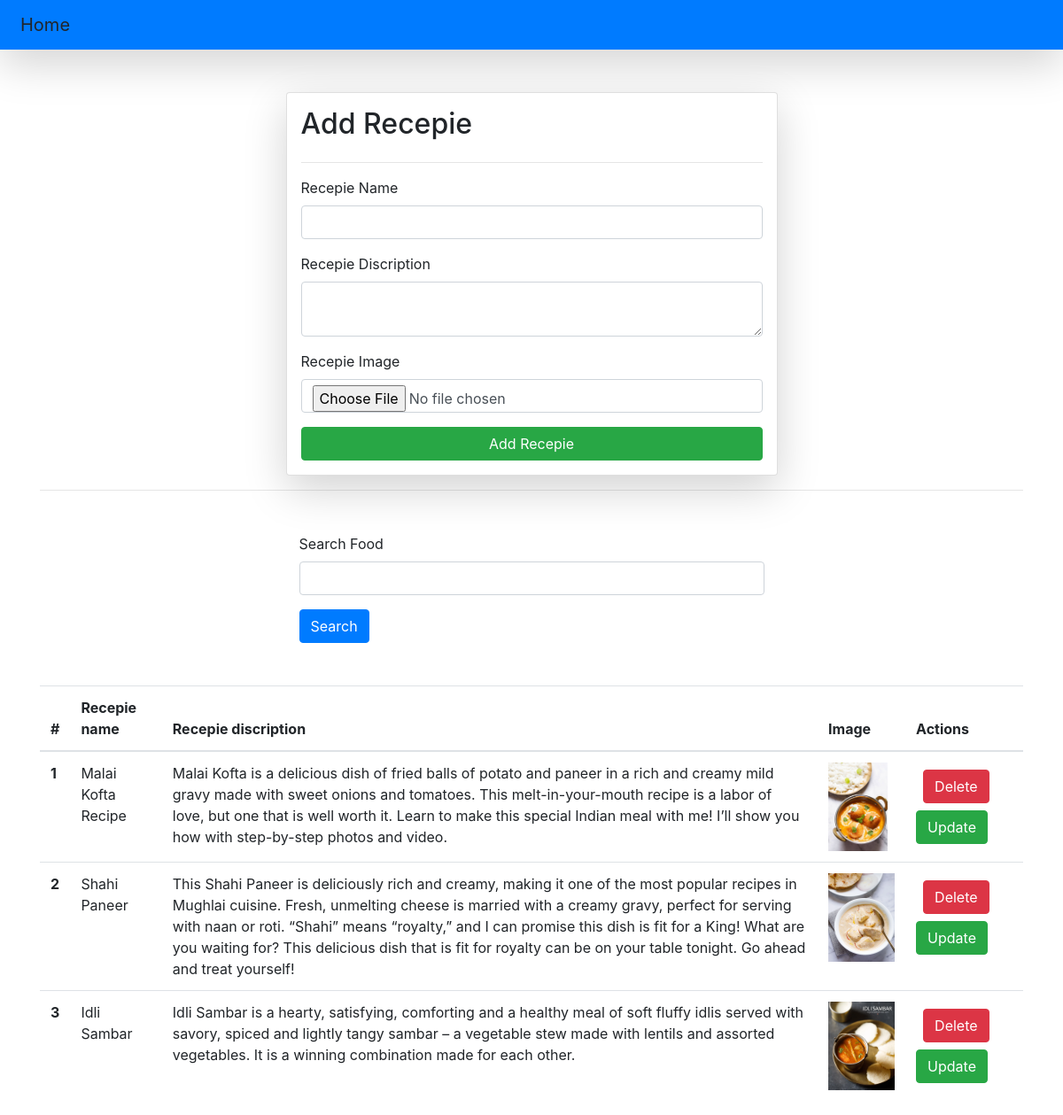
The page /receipes on the database its author committed.
### vege/models.py (models this page shows, shortened)
class Receipe(models.Model):
    user = models.ForeignKey(User,on_delete=models.SET_NULL,null= True,blank=True)
    receipe_name = models.CharField(max_length=100)
    receipe_discription = models.TextField()
    receipe_image = models.ImageField(upload_to="receipe")
    receipe_view_count = models.IntegerField(default=1)

### vege/views.py (the view, shortened to what this page needs)
# urls.py: path('receipes',receipes,name='receipes'),
def receipes(request):
    queryset = Receipe.objects.all()
    if request.GET.get('search'):
        queryset = queryset.filter(receipe_name__icontains = request.GET.get('search'))
    context ={'receipes':queryset}
    return render(request,'receipes.html',context)

### vege/templates/receipes.html (shortened to what this page needs)
{% extends 'base.html' %}
{% block start %}
    <div class="container mt-5">
        <form class="col-6 mx-auto card p-3 shadow-lg" method="POST" enctype="multipart/form-data">
            <h2>Add Recepie</h2>
            <hr>
            <div class="mb-3">
              <label for="exampleInputEmail1">Recepie Name</label>
              <input type="text"  name="receipe_name" required  class="form-control">
            </div>
            <div class="mb-3">
              <label for="exampleInputPassword1">Recepie Discription</label>
              <textarea class="form-control"  required name="receipe_discription"></textarea>
             </div>
             <div class="mb-3">
                <label for="exampleInputPassword1">Recepie Image</label>
                <input type="file" name="receipe_image" required class="form-control">
            </div>
            <button type="submit" class="btn btn-success">Add Recepie</button>
          </form>
          <hr>
          <div class="mt-5">
            <div class="mx-auto col-6">
              <form>
              <div class="mb-3">
                <label for="exampleInputEmail1">Search Food</label>
                <input type="text" name="search"class="form-control">
              </div>
              <button type="submit" class="btn btn-primary">Search</button>
            </form>
            </div>
          </div>
          <table class="table mt-5">
            <thead>
              <tr>
                <th scope="col">#</th>
                <th scope="col">Recepie name</th>
                <th scope="col">Recepie discription</th>
                <th scope="col">Image</th>
                <th scope="col">Actions</th>
              </tr>
            </thead>
            <tbody>
              {% for receipe in receipes  %}
              <tr>
                <th scope="row">{{forloop.counter}}</th>
                <td>{{receipe.receipe_name}}</td>
                <td>{{ receipe.receipe_discription}}</td>
                <td>
                  <img src="/media/{{ receipe.receipe_image}}" style="height:100px"> </td>
                  <td>
                    <a href = "/delete-receipe/{{receipe.id}}/"class="btn btn-danger m-2">Delete</a>
                    <a href = "/update-receipe/{{receipe.id}}/"class="btn btn-success">Update</a>
                  </td>
                </tr>
              {% endfor %}
            </tbody>
          </table>
    </div>
{% endblock  %}

### vege/templates/base.html (shortened to what this page needs)
<!doctype html>
<html lang="en">
  <head>
    <link rel="stylesheet" href="https://cdn.jsdelivr.net/npm/bootstrap@4.3.1/dist/css/bootstrap.min.css">
    <body>
      <nav class="navbar dark p-2 bg-primary shadow-lg">
        <div class="container-fluid">
          <a class="navbar-brand">Home</a>
        </div>
      </nav>
    {% block start %}
    {% endblock  %}
  </body>
</html>

### rows shown on the page
Receipe: receipe_name "Malai Kofta Recipe", receipe_discription "Malai Kofta is a delicious dish of fried balls of potato and paneer in a rich and creamy mild gravy made with sweet onions and tomatoes. This melt-in-your-mouth recipe is a labor of love, but one that is well worth it. Learn to make this special Indian meal with me! I’ll show you how with step-by-step photos and video.", receipe_image (picture)
Receipe: receipe_name "Shahi Paneer", receipe_discription "This Shahi Paneer is deliciously rich and creamy, making it one of the most popular recipes in Mughlai cuisine. Fresh, unmelting cheese is married with a creamy gravy, perfect for serving with naan or roti. “Shahi” means “royalty,” and I can promise this dish is fit for a King! What are you waiting for? This delicious dish that is fit for royalty can be on your table tonight. Go ahead and treat yourself!", receipe_image (picture)
Receipe: receipe_name "Idli Sambar", receipe_discription "Idli Sambar is a hearty, satisfying, comforting and a healthy meal of soft fluffy idlis served with savory, spiced and lightly tangy sambar – a vegetable stew made with lentils and assorted vegetables. It is a winning combination made for each other.", receipe_image (picture)
